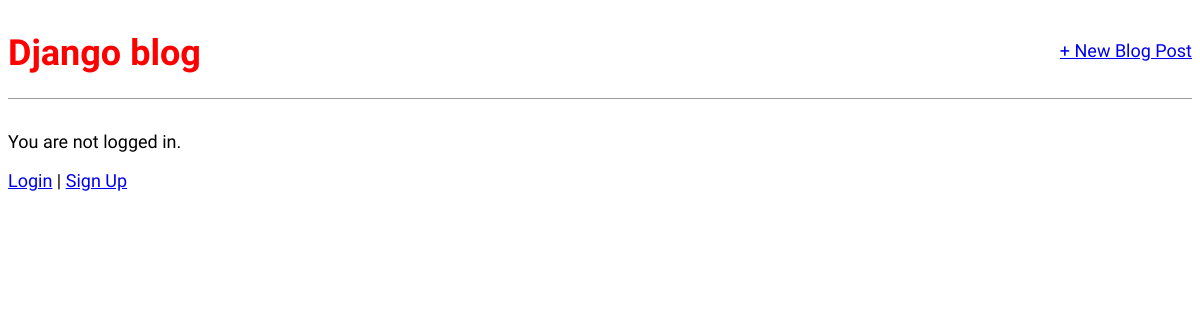
The app's page /, older data.
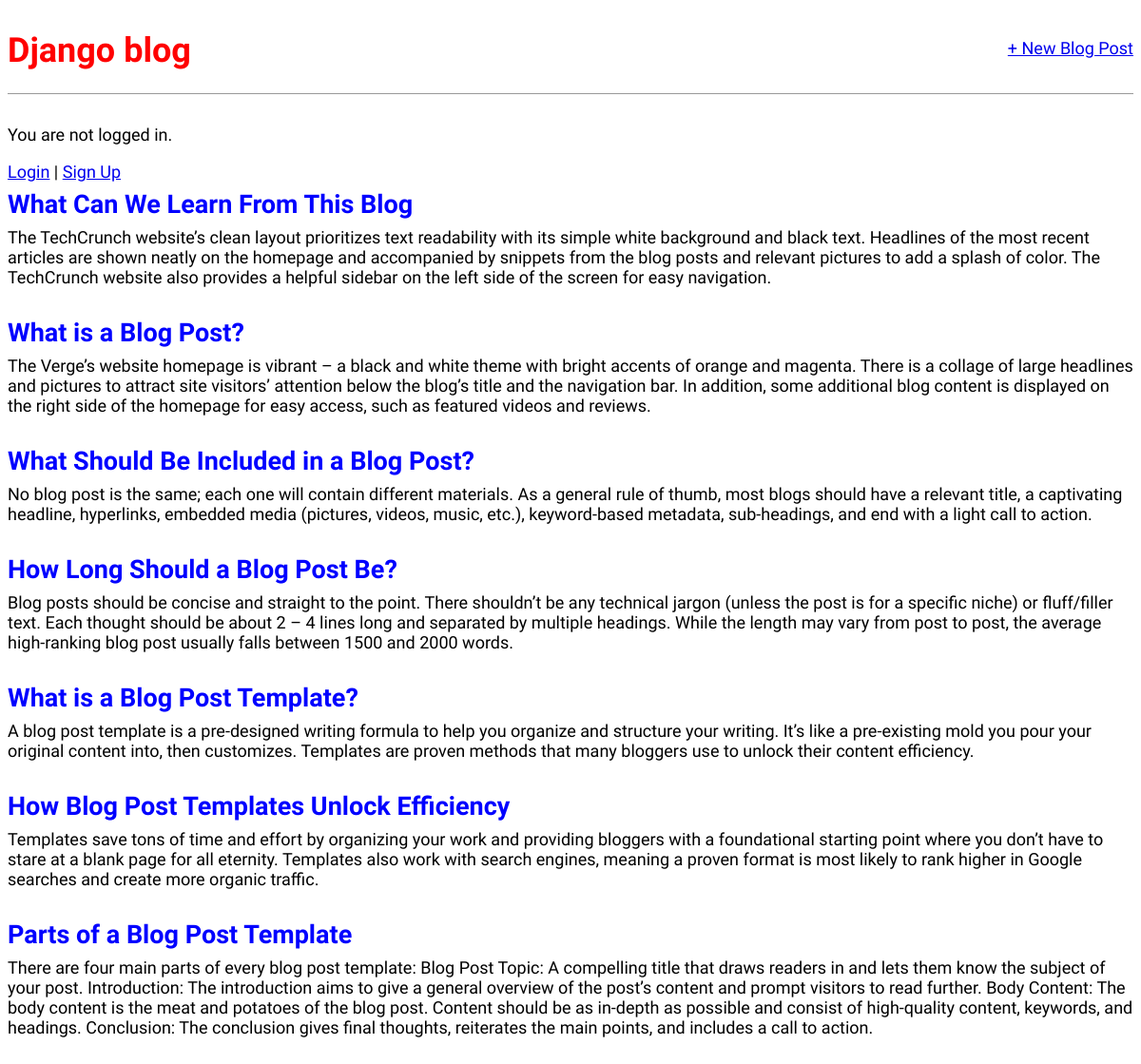
The same page, newer data.
### blogposts/models.py (models this page shows, shortened)
class BlogPost(models.Model):
    title = models.CharField(max_length=200)
    author = models.ForeignKey(User, on_delete=models.CASCADE)
    body = models.TextField()

### blogposts/views.py (the view)
# urls.py: path('', views.BlogListView.as_view(), name='blogs'),
class BlogListView(ListView):
    model = BlogPost
    template_name = 'blogs.html'

### blogposts/templates/blogs.html
{% extends "base.html" %}
{% block content %}
    {% for post in blogpost_list %}
        <div class="post-entry">
            <h2><a href="{% url 'blog-detail' post.id %}">{{ post.title }}</a></h2>
            <p> {{ post.body }}</p>
        </div>
    {% endfor %}
{% endblock content %}

### blogposts/templates/base.html (shortened to what this page needs)
{% load static %}
<!DOCTYPE html>
<html lang="en">
<head>
    <link rel="stylesheet" href="{% static 'css/base.css' %}">
</head>
<body>
    <header>
        <div class="nav-left">
            <h1><a href="{% url 'blogs' %}">Django blog</a></h1>
        </div>
        <div class="nav-right">
            <a href="{% url 'blog-create' %}">+ New Blog Post</a>
        </div>
    </header>
    {% if user.is_authenticated %}
        <p>Hi {{ user.username }}</p>
        <p><a href="{% url 'logout' %}">Log out</a></p>
    {% else %}
        <p>You are not logged in.</p>
        <a href="{% url 'login' %}">Login</a> |
        <a href="{% url 'signup' %}">Sign Up</a>
    {% endif %}
    {% block content %}
    {% endblock content %}
</body>
</html>

### static/css/base.css (style rules this page uses)
header h1 a { color: red; text-decoration: none; }
body { font-family: 'Source Sans Pro', sans-serif; font-size: 18px; }
header { border-bottom: 1px solid #999; margin-bottom: 2rem; display: flex; }
.nav-left { margin-right: auto; }
.nav-right { display: flex; padding-top: 2rem; }
.post-entry { margin-bottom: 2rem; }
.post-entry h2 { margin: 0.5rem 0; }
.post-entry h2 a, .post-entry h2 a:visited { color: blue; text-decoration: none; }
.post-entry p { margin: 0; font-weight: 400; }

Row changes from the older to the newer data that the page shows:
added BlogPost: title "What Can We Learn From This Blog", body "The TechCrunch website’s clean layout prioritizes text readability with its simple white background and black text. Headlines of the most recent articles are shown neatly on the homepage and accompanied by snippets from the blog posts and relevant pictures to add a splash of color. The TechCrunch website also provides a helpful sidebar on the left side of the screen for easy navigation."
added BlogPost: title "What is a Blog Post?", body "The Verge’s website homepage is vibrant – a black and white theme with bright accents of orange and magenta. There is a collage of large headlines and pictures to attract site visitors’ attention below the blog’s title and the navigation bar. In addition, some additional blog content is displayed on the right side of the homepage for easy access, such as featured videos and reviews."
added BlogPost: title "What Should Be Included in a Blog Post?", body "No blog post is the same; each one will contain different materials. As a general rule of thumb, most blogs should have a relevant title, a captivating headline, hyperlinks, embedded media (pictures, videos, music, etc.), keyword-based metadata, sub-headings, and end with a light call to action."
added BlogPost: title "How Long Should a Blog Post Be?", body "Blog posts should be concise and straight to the point. There shouldn’t be any technical jargon (unless the post is for a specific niche) or fluff/filler text. Each thought should be about 2 – 4 lines long and separated by multiple headings. While the length may vary from post to post, the average high-ranking blog post usually falls between 1500 and 2000 words."
added BlogPost: title "What is a Blog Post Template?", body "A blog post template is a pre-designed writing formula to help you organize and structure your writing. It’s like a pre-existing mold you pour your original content into, then customizes. Templates are proven methods that many bloggers use to unlock their content efficiency."
added BlogPost: title "How Blog Post Templates Unlock Efficiency", body "Templates save tons of time and effort by organizing your work and providing bloggers with a foundational starting point where you don’t have to stare at a blank page for all eternity. Templates also work with search engines, meaning a proven format is most likely to rank higher in Google searches and create more organic traffic."
added BlogPost: title "Parts of a Blog Post Template", body "There are four main parts of every blog post template: Blog Post Topic: A compelling title that draws readers in and lets them know the subject of your post. Introduction: The introduction aims to give a general overview of the post’s content and prompt visitors to read further. Body Content: The body content is the meat and potatoes of the blog post. Content should be as in-depth as possible and consist of high-quality content, keywords, and headings. Conclusion: The conclusion gives final thoughts, reiterates the main points, and includes a call to action."
